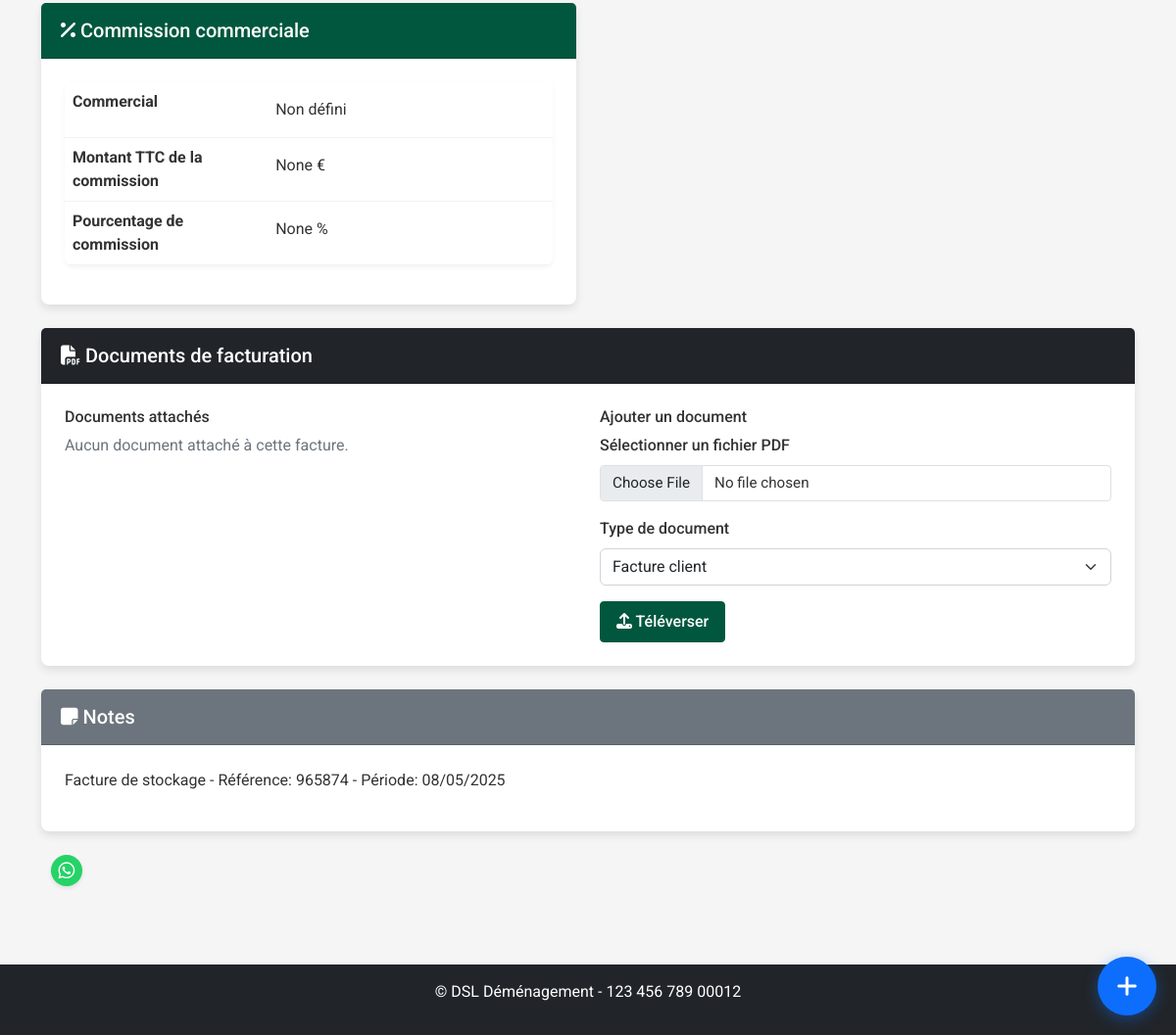
Page /factures/view/4 (signed in, lower part) on the earlier database version.
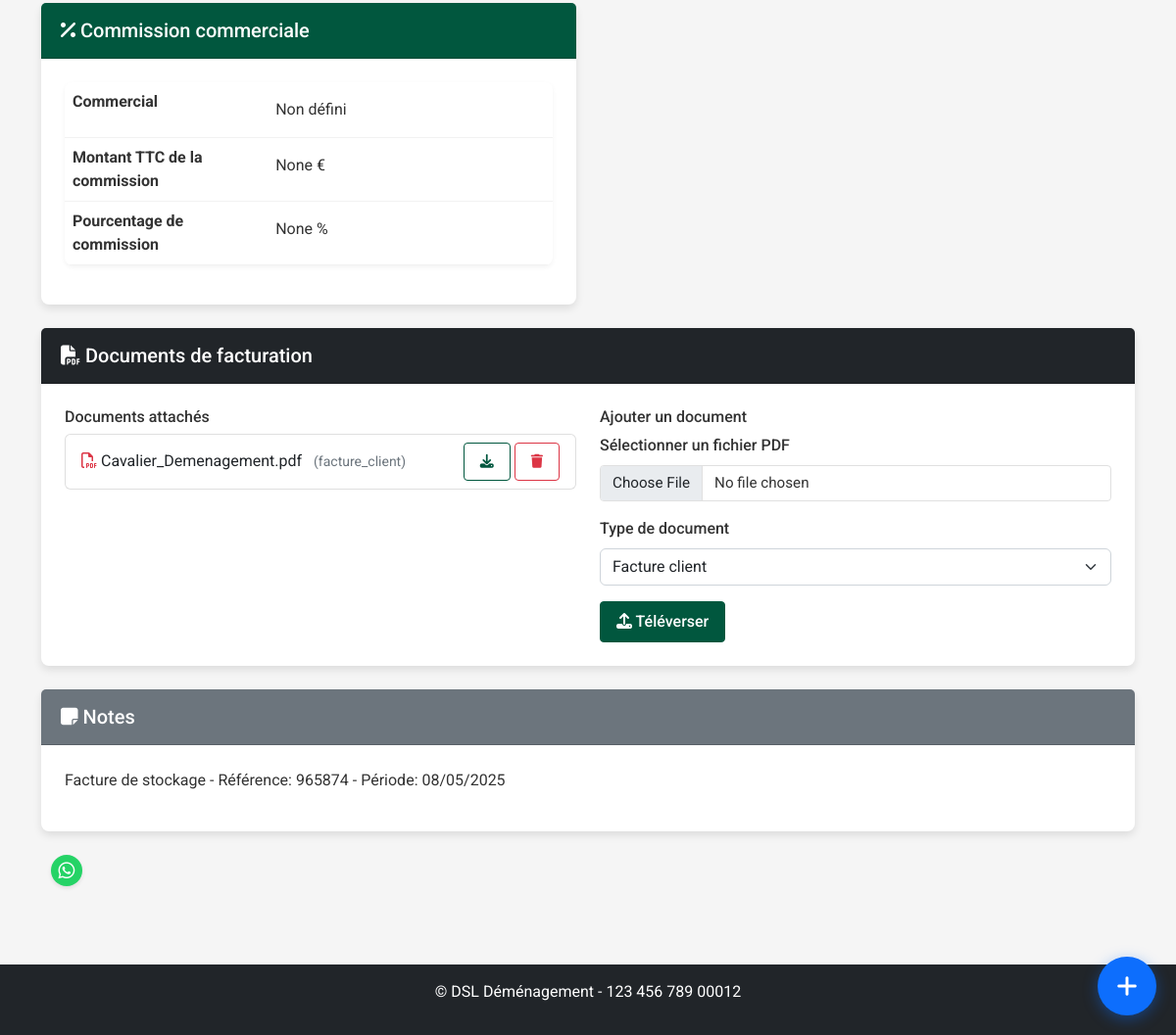
Same page on the later database version.
### models.py (models this page shows, shortened)
class Facture(db.Model):
    id = db.Column(db.Integer, primary_key=True)
    numero = db.Column(db.String(50), unique=True, nullable=False)
    client_id = db.Column(db.Integer, db.ForeignKey('client.id'), nullable=False)
    prestation_id = db.Column(db.Integer, db.ForeignKey('prestation.id'), nullable=True)
    stockage_id = db.Column(db.Integer, db.ForeignKey('stockage.id'), nullable=True)
    date_emission = db.Column(db.DateTime, nullable=False, default=datetime.utcnow)
    date_echeance = db.Column(db.DateTime, nullable=True)
    montant_ht = db.Column(db.Float, nullable=False)
    taux_tva = db.Column(db.Float, nullable=False, default=20.0)  # Ajout du champ taux_tva
    montant_ttc = db.Column(db.Float, nullable=False)
    montant_acompte = db.Column(db.Float, nullable=True, default=0)
    societe = db.Column(db.String(50), nullable=True)
    mode_paiement = db.Column(db.String(50), nullable=True)
    statut = db.Column(db.String(20), nullable=False, default='En attente')
    commission_pourcentage = db.Column(db.Float, nullable=True)
    commission_montant = db.Column(db.Float, nullable=True)
    notes = db.Column(db.Text, nullable=True)
    observations = db.Column(db.Text, nullable=True)
    commercial_id = db.Column(db.Integer, db.ForeignKey('user.id'), nullable=True)
    commercial = db.relationship('User', foreign_keys=[commercial_id], backref='factures_creees')
    fichiers = db.relationship('FichierFacture', backref='facture', lazy=True, cascade="all, delete-orphan")

class FichierFacture(db.Model):
    id = db.Column(db.Integer, primary_key=True)
    facture_id = db.Column(db.Integer, db.ForeignKey('facture.id'), nullable=False)
    nom_fichier = db.Column(db.String(255), nullable=False)
    chemin_fichier = db.Column(db.String(255), nullable=False)
    type_fichier = db.Column(db.String(50), nullable=False)
    date_upload = db.Column(db.DateTime, nullable=False, default=datetime.utcnow)

### routes/facture.py (the view)
@facture_bp.route('/view/<int:id>')
@login_required
def view(id):
    facture = Facture.query.get_or_404(id)
    client = facture.client
    return render_template('factures/view.html', facture=facture, client=client, title='Détails de la facture')

### models.py (called while the page is built)
    def is_admin(self):
        return self.role in ['admin', 'superadmin']

    def is_transporteur(self):
        return self.role == 'transporteur' or self.is_admin()

### templates/factures/view.html (shortened to what this page needs)
{% extends 'base.html' %}
{% block content %}
<div class="facture-view-page">
    <div class="row">
        <div class="col-md-6">
            {% if current_user.is_admin or current_user.id == facture.commercial_id %}
            <div class="card mb-4">
                <div class="card-header bg-purple text-white">
                    <h5 class="mb-0"><i class="fas fa-percentage"></i> Commission commerciale</h5>
                </div>
                <div class="card-body">
                    <table class="table table-details">
                        <tr>
                            <th width="40%">Commercial</th>
                            <td>{{ facture.commercial.nom if facture.commercial else 'Non défini' }}</td>
                        </tr>
                        <tr>
                            <th>Montant TTC de la commission</th>
                            <td>{{ facture.commission_montant|default(0) }} €</td>
                        </tr>
                        <tr>
                            <th>Pourcentage de commission</th>
                            <td>{{ facture.commission_pourcentage|default(0) }} %</td>
                        </tr>
                    </table>
                </div>
            </div>
            {% endif %}
        </div>
        <div class="col-md-6">
        </div>
    </div>
    <div class="row" id="documents">
        <div class="col-12">
            <div class="card mb-4">
                <div class="card-header bg-dark text-white">
                    <h5 class="mb-0"><i class="fas fa-file-pdf"></i> Documents de facturation</h5>
                </div>
                <div class="card-body">
                    <div class="row">
                        <div class="col-md-6">
                            <h6>Documents attachés</h6>
                            {% if facture.fichiers %}
                                <ul class="list-group">
                                {% for fichier in facture.fichiers %}
                                    <li class="list-group-item d-flex justify-content-between align-items-center">
                                        <div>
                                            <i class="far fa-file-pdf text-danger"></i>
                                            <span>{{ fichier.nom_fichier }}</span>
                                            <small class="text-muted ms-2">({{ fichier.type_fichier }})</small>
                                        </div>
                                        <div>
                                            <a href="{{ url_for('facture.download_file', fichier_id=fichier.id) }}" class="btn btn-sm btn-outline-primary">
                                                <i class="fas fa-download"></i>
                                            </a>
                                            {% if current_user.is_admin %}
                                            <button class="btn btn-sm btn-outline-danger delete-file" data-file-id="{{ fichier.id }}">
                                                <i class="fas fa-trash"></i>
                                            </button>
                                            {% endif %}
                                        </div>
                                    </li>
                                {% endfor %}
                                </ul>
                            {% else %}
                                <p class="text-muted">Aucun document attaché à cette facture.</p>
                            {% endif %}
                        </div>
                        <div class="col-md-6">
                            <h6>Ajouter un document</h6>
                            <form action="{{ url_for('facture.upload_file', facture_id=facture.id) }}" method="post" enctype="multipart/form-data">
                                <div class="mb-3">
                                    <label for="file" class="form-label">Sélectionner un fichier PDF</label>
                                    <input type="file" name="file" id="file" class="form-control" accept=".pdf" required>
                                </div>
                                <div class="mb-3">
                                    <label for="type_fichier" class="form-label">Type de document</label>
                                    <select name="type_fichier" id="type_fichier" class="form-select" required>
                                        <option value="facture_client">Facture client</option>
                                    </select>
                                </div>
                                <button type="submit" class="btn btn-primary">
                                    <i class="fas fa-upload"></i> Téléverser
                                </button>
                            </form>
                        </div>
                    </div>
                </div>
            </div>
        </div>
    </div>
    {% if facture.notes %}
    <div class="row">
        <div class="col-12">
            <div class="card mb-4">
                <div class="card-header bg-secondary text-white">
                    <h5 class="mb-0"><i class="fas fa-sticky-note"></i> Notes</h5>
                </div>
                <div class="card-body">
                    <p>{{ facture.notes|replace('\n', '<br>')|safe }}</p>
                </div>
            </div>
        </div>
    </div>
    {% endif %}
</div>
{% endblock %}

### templates/base.html (shortened to what this page needs)
<!DOCTYPE html>
<html lang="fr">
<head>
    <link href="https://cdn.jsdelivr.net/npm/bootstrap@5.2.3/dist/css/bootstrap.min.css" rel="stylesheet">
    <link rel="stylesheet" href="https://cdnjs.cloudflare.com/ajax/libs/font-awesome/6.2.1/css/all.min.css">
    <link rel="stylesheet" href="https://cdnjs.cloudflare.com/ajax/libs/toastr.js/latest/toastr.min.css">
    <link href="https://cdn.jsdelivr.net/npm/fullcalendar@5.11.3/main.min.css" rel="stylesheet">
    <link href="https://cdn.jsdelivr.net/npm/summernote@0.8.18/dist/summernote-lite.min.css" rel="stylesheet">
    <link rel="stylesheet" href="{{ url_for('static', filename='css/style.css') }}">
    <link rel="stylesheet" href="{{ url_for('static', filename='css/notification-flash.css') }}">
    <link rel="stylesheet" href="{{ url_for('static', filename='css/notifications.css') }}">
    <link rel="stylesheet" href="{{ url_for('static', filename='css/prestations.css') }}">
    <link rel="stylesheet" href="{{ url_for('static', filename='css/custom-calendar.css') }}">
    <link rel="stylesheet" href="{{ url_for('static', filename='css/navbar-logos.css') }}">
    <link rel="stylesheet" href="{{ url_for('static', filename='css/whatsapp-buttons.css') }}">
    <link rel="stylesheet" href="{{ url_for('static', filename='css/quick-access-bubble.css') }}">
</head>
<body {% if current_user.is_authenticated %}data-user-role="{{ current_user.role }}" data-user-id="{{ current_user.id }}"{% endif %}>
    {% if current_user.is_authenticated %}
        <main class="main-content">
            <div class="container">
                {% block content %}{% endblock %}
            </div>
        </main>
        <footer class="mt-5 py-3 bg-dark text-white">
            <div class="container text-center">
                <p>&copy; {{ config.COMPANY_FULL_NAME }} - {{ config.COMPANY_SIRET }}</p>
            </div>
        </footer>
    {% else %}
        <main class="main-content">
            <div class="container">
                {% block auth_content %}{% endblock %}
            </div>
        </main>
    {% endif %}
</body>
</html>

### static/css/style.css (style rules this page uses)
:root { --primary-color: #01573e; --primary-light: #0a8f6c; --primary-dark: #013e2c; --secondary-color: #e0e0e0; --secondary-light: #f5f5f5; --secondary-dark: #9e9e9e; --light-color: #ffffff; --dark-color: #333333; --danger-color: #DC3545; --success-color: #28A745; --warning-color: #FFC107; --info-color: #17A2B8; }
body { font-family: 'Roboto', sans-serif; background-color: var(--secondary-light); color: var(--dark-color); min-height: 100vh; display: flex; flex-direction: column; }
.main-content { flex: 1; padding: 2rem 0; }
.card { background-color: var(--light-color); border: none; border-radius: 8px; box-shadow: 0 4px 8px rgba(0, 0, 0, 0.1); margin-bottom: 1.5rem; transition: transform 0.3s ease, box-shadow 0.3s ease; color: var(--dark-color); }
.card-header { background-color: var(--primary-color); padding: 1rem 1.25rem; color: var(--light-color); font-weight: 500; border-radius: 8px 8px 0 0; }
.card-body { padding: 1.5rem; }
.table { color: var(--dark-color); background-color: var(--light-color); border-radius: 8px; overflow: hidden; box-shadow: 0 2px 5px rgba(0, 0, 0, 0.05); }
.table tbody tr { transition: background-color 0.3s ease; border-bottom: 1px solid rgba(0, 0, 0, 0.05); }
.table tbody td { padding: 1rem; color: var(--dark-color); }
a { color: var(--primary-color); transition: all 0.3s ease; }
.form-control { background-color: var(--light-color); border: 1px solid #e0e0e0; color: var(--dark-color); transition: all 0.3s ease; font-size: 0.95rem; border-radius: 4px; }
.form-control::placeholder { color: #9e9e9e; }
.form-label { color: var(--dark-color); font-weight: 500; margin-bottom: 0.5rem; }
.btn { font-weight: 500; padding: 0.5rem 1rem; border-radius: 4px; transition: all 0.3s ease; }
.btn-primary { background-color: var(--primary-color); border-color: var(--primary-color); color: var(--light-color); }
.btn-outline-primary { color: var(--primary-color); border-color: var(--primary-color); }
.btn-outline-danger { color: #dc3545; border-color: #dc3545; }
footer { background-color: var(--primary-dark); color: rgba(255, 255, 255, 0.8); padding: 1rem 0; margin-top: auto; text-align: center; }

### static/css/custom-calendar.css (style rules this page uses)
:root { --fc-button-bg-color: #1a1a2e; --fc-button-border-color: #16213e; --fc-button-hover-bg-color: #0f3460; --fc-button-hover-border-color: #0f3460; --fc-button-active-bg-color: #0f3460; --fc-button-active-border-color: #0f3460; }
:root { --agenda-blue: #1a75ff; --agenda-red: #ff4d4d; --agenda-green: #33cc33; --paper-color: #fff; --line-color: rgba(0, 0, 0, 0.1); }

### templates/base.html (style rules this page uses)
.main-content { visibility: hidden; }
body { background-color: #fff; }

Differences in the rows shown:
added FichierFacture: nom_fichier "Cavalier_Demenagement.pdf", type_fichier "facture_client"
Other differences:
text no longer shown: "Aucun document attaché à cette facture."
